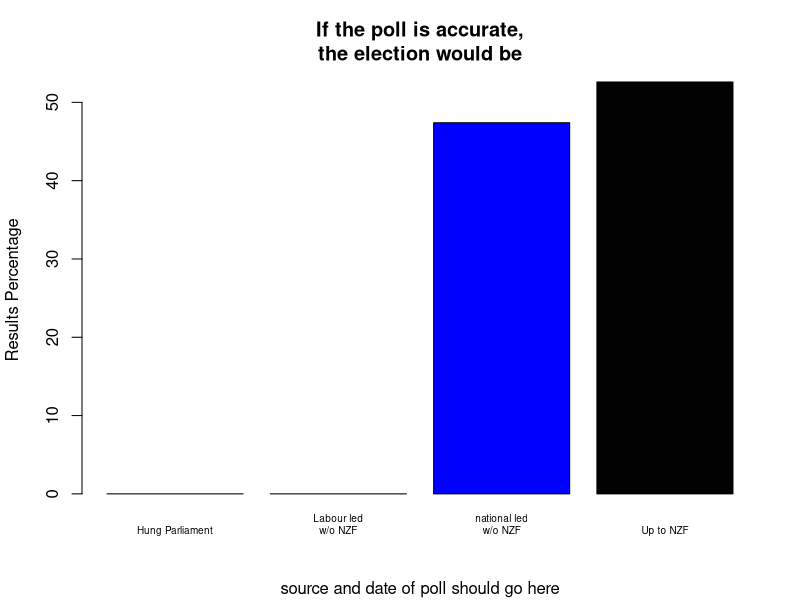

The R source for this figure:
#oneVoteTwoVoteRedVoteBlueVote.R
#a very, very rough MMP election simulator
#prior to being added to Github with and MIT licence, this had contributions from 
# David Hood
# Jonathan Marshall

#will need rdirichlet so making sure the gtools library is in place
if (!(require(gtools))) {
    install.packages("gtools")
    require(gtools)
}

# useful things to do:
# 1. Simulate electorates given some assumptions
 
party <- c("Nat", "Lab", "Green", "NZF", "Cons", "Maori", "ACT", "United", "Mana", "Other")
side <- c("n", "l", "l", "w", "n", "n", "n", "n", "l", "o")
 
# likely electorates
electorates <- c(1, 1, 0, 0, 0, 1, 1, 1, 0, 0);

# a poll result - should use the same number of parties as above
colmar_brunton_party_vote <- c(.47, .31, .11, .07, .023, 0.007, 0.003, 0.001, 0.000, 0.004)
colmar_brunton_num_polled <- 767
poll_source_description <- "source and date of poll should go here"

#
# election_from_poll(poll, num_polled)
#
# simulates an election given a single poll.
#
# poll        the proportions for each party.
# num_polled  the number of respondents on the polls (excluding "don't know")
# turnout     the total number of votes to simulate in the election, defaults to 2000000.
#
election_from_poll <- function(poll, num_polled, turnout = 2000000) {

  # if P is the true proportions, then the poll is multinomial(num_polled, P)
  # if we assume a Dirichlet(alpha) prior, the posterior is also dirichlet
  # due to conjugacy, with paramater alpha + votes_in_poll.

  votes_in_poll <- round(poll * num_polled) # the best we can do as we don't know the weighting
  prior <- rep(1, length(votes_in_poll))    # equivalent to adding a vote for each party

  prop <- rdirichlet(1, votes_in_poll + prior)
  return(round(turnout * prop))
}

#
# allocate_seats(votes, electorates)
#
# Allocates seats in an MMP parliament using the Sainte Laguë
# system as employed in New Zealand.
#
# votes        the number of votes in the election per-party.
# electorates  the number of electorates won per-party.
#
allocate_seats <- function(votes, electorates) {
  total_seats <- 120

  # exclude parties that don't make the threshold
  exclude <- votes / sum(votes) < 0.05 & !electorates
  votes[exclude] <- 0;

  # figure out total number of votes via Sainte Laguë
  divisors <- seq(1, by=2, length.out=total_seats)

  r <- rep(1:length(votes), length(divisors))
  d <- expand.grid(votes, divisors)
  o <- order(-round(d[,1] / d[,2]))

  seats <- rep(0, length(votes))
  t <- tabulate(r[o[1:total_seats]])
  seats[1:length(t)] <- t
  return(pmax(seats, electorates))
}

#
# decide_winner(seats)
#
# Decides the winner of an election, given the seat allocation.
#
# seats  the allocation of seats in parliament
#
decide_winner <- function(seats) {
  # now decide party allegiance, assuming NZF is king-maker
  nseats <- sum(seats[side == "n"])
  lseats <- sum(seats[side == "l"])
  wseats <- sum(seats[side == "w"])
 
  if (nseats > (lseats + wseats))  {
    victory <- "national_led"
  } else if (lseats > (nseats + wseats))  {
    victory <- "labour_led"
  }  else if ((lseats == nseats) & (wseats == 0)){
    victory <- "hung"
  } else { victory <- "nzf_decides"}
  return(victory)
}

many_elections <- 1000
outcomes <- rep("", many_elections)
for (i in 1:many_elections)
{
  votes <- election_from_poll(colmar_brunton_party_vote, colmar_brunton_num_polled)
  seats <- allocate_seats(votes, electorates)
  outcomes[i] <- decide_winner(seats)
}
print("Results for many elections")
print(prop.table(table(outcomes)))

#This is a fairly round about way of getting outcomes to produce a standard graph

showAGraph <- function(chances, details) {
  merge_id <- c("hung", "labour_led", "national_led", "nzf_decides")
  axis_text <- c("Hung Parliament", "Labour led\nw/o NZF", "national led\nw/o NZF", "Up to NZF")
  colourscheme <- c("#FF00FFFF","#FF0000FF","#0000FFFF","#000000FF")
  all_outcomes <- data.frame(merge_id,axis_text, colourscheme)
  poll_outcomes <- data.frame(chances)
  graphdata <- merge(all_outcomes, poll_outcomes, by.x="merge_id", by.y="outcomes", all.x=TRUE)
  print(str(graphdata))
  graphdata$Freq <- graphdata$Freq * 100
  graphdata$Freq[is.na(graphdata$Freq)] <- 0
  barplot(graphdata$Freq, names.arg=graphdata$axis_text, main="If the poll is accurate,\nthe election would be", cex.names=0.6, col= as.character(graphdata$colourscheme), ylab="Results Percentage", sub=details)
}

makePAsizedGraph <- function(chances, details) {
  png(filename = paste("election_estimate_", Sys.time(),".png",sep=""), width = 420, height = 315)
  showAGraph(chances, details)
  dev.off()
}

showAGraph(prop.table(table(outcomes)),poll_source_description)
#makePAsizedGraph(prop.table(table(outcomes)),poll_source_description)
#uncomment the above line to have it save convenient PA sized graphs in the current working directory.
